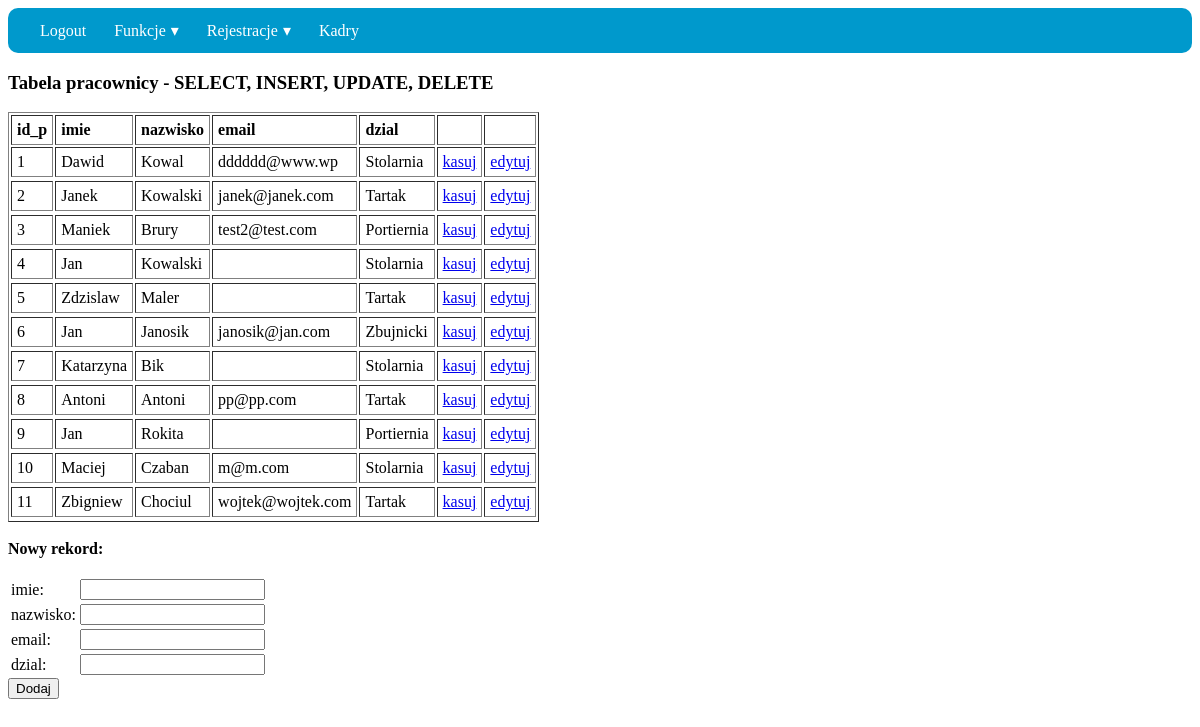
The app's page /kadry/pracownik.php (signed in) with its own data.
### tables this page shows
CREATE TABLE `pracownik` (
  `ID_P` int(11) NOT NULL,
  `Imie` varchar(30) NOT NULL,
  `Nazwisko` varchar(30) NOT NULL,
  `Email` varchar(50) DEFAULT NULL,
  `Dzial` varchar(50) DEFAULT NULL
);

### kadry/pracownik.php (the view, shortened to what this page needs)
<?php
include "./menu.php";
?>
<h3>Tabela pracownicy - SELECT, INSERT, UPDATE, DELETE</h3>
<?php
require_once "../connect.php";
	$link = @new mysqli($host, $db_user, $db_password, $db_name);
$wynik = mysqli_query ($link, "SELECT * FROM pracownik;") or die ("Blad w zapytaniu do bazy.");
print "<table cellpadding=5 border=1>";
print "<tr>";
print "<td><b>id_p      </b></td>";
print "<td><b>imie    </b></td>";
print "<td><b>nazwisko</b></td>";
print "<td><b>email </b></td>";
print "<td><b>dzial </b></td>";
print "<td><b>&nbsp;  </b></td>";
print "<td><b>&nbsp;  </b></td>";
print "</tr>\n";
while ($rekord = mysqli_fetch_array ($wynik, MYSQLI_NUM)) {
  $id_p =       $rekord[0];
  $imie =     $rekord[1];
  $nazwisko = $rekord[2];
  $email =  $rekord[3];
  $dzial =  $rekord[4];
  print "<tr>";
  print "<td>$id_p      </td>";
  print "<td>$imie    </td>";
  print "<td>$nazwisko</td>";
  print "<td>$email </td>";
  print "<td>$dzial </td>";
  print "<td><a href = 'pracownik.php?co=kasuj&id_p=".$id_p."'   onclick='return p_kasuj();'  >kasuj  </a></td>";
  print "<td><a href = 'pracownik.php?co=edytuj&id_p=".$id_p."'   >edytuj</a></td>";
  print "<tr>";
}
print "</table>";
print '<form method = "post"><b>Nowy rekord:</b><br><br>';
print '<table>';
print '<tr><td>imie:         </td><td><input type = "text" name = "imie">    </td></tr>';
print '<tr><td>nazwisko:     </td><td><input type = "text" name = "nazwisko"></td></tr>';
print '<tr><td>email:      </td><td><input type = "email" name = "email"> </td></tr>';
print '<tr><td>dzial:      </td><td><input type = "text" name = "dzial"> </td></tr>';
print '</table>';
print '<input type = "submit" value = "Dodaj">';
print '</form>';
?>
</body>
</html>

### records on screen
pracownik: ID_P "1", Imie "Dawid", Nazwisko "Kowal", Email "dddddd@www.wp", Dzial "Stolarnia"
pracownik: ID_P "2", Imie "Janek", Nazwisko "Kowalski", Email "janek@janek.com", Dzial "Tartak"
pracownik: ID_P "3", Imie "Maniek", Nazwisko "Brury", Email "test2@test.com", Dzial "Portiernia"
pracownik: ID_P "4", Imie "Jan", Nazwisko "Kowalski", Dzial "Stolarnia"
pracownik: ID_P "5", Imie "Zdzislaw", Nazwisko "Maler", Dzial "Tartak"
pracownik: ID_P "6", Imie "Jan", Nazwisko "Janosik", Email "janosik@jan.com", Dzial "Zbujnicki"
pracownik: ID_P "7", Imie "Katarzyna", Nazwisko "Bik", Dzial "Stolarnia"
pracownik: ID_P "8", Imie "Antoni", Nazwisko "Antoni", Email "pp@pp.com", Dzial "Tartak"
pracownik: ID_P "9", Imie "Jan", Nazwisko "Rokita", Dzial "Portiernia"
pracownik: ID_P "10", Imie "Maciej", Nazwisko "Czaban", Email "m@m.com", Dzial "Stolarnia"
pracownik: ID_P "11", Imie "Zbigniew", Nazwisko "Chociul", Email "wojtek@wojtek.com", Dzial "Tartak"
